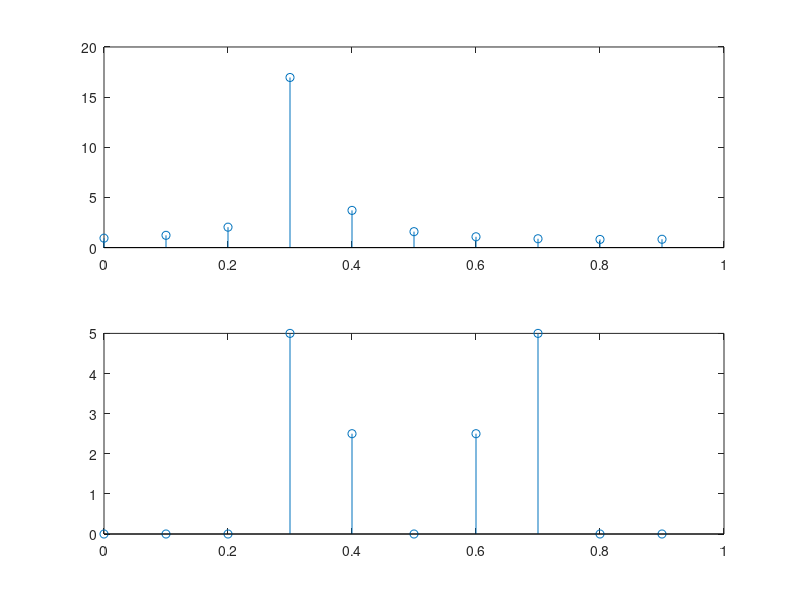
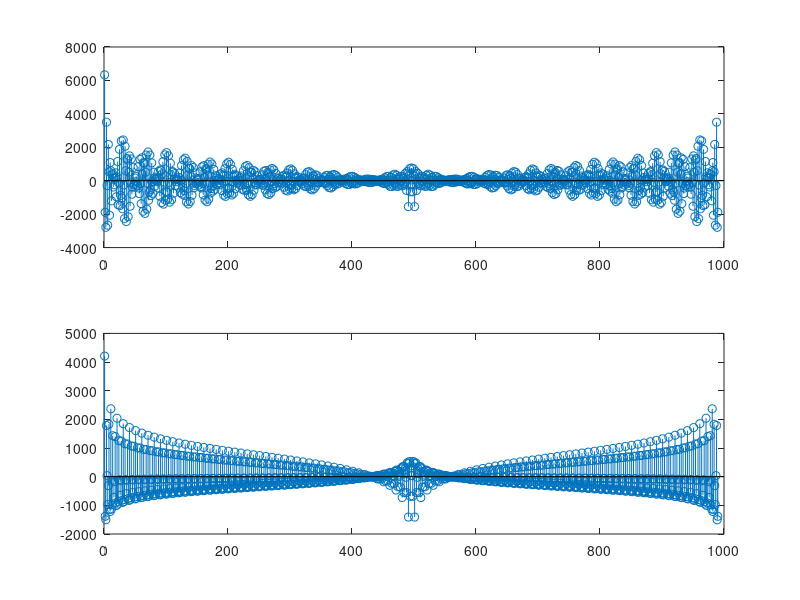
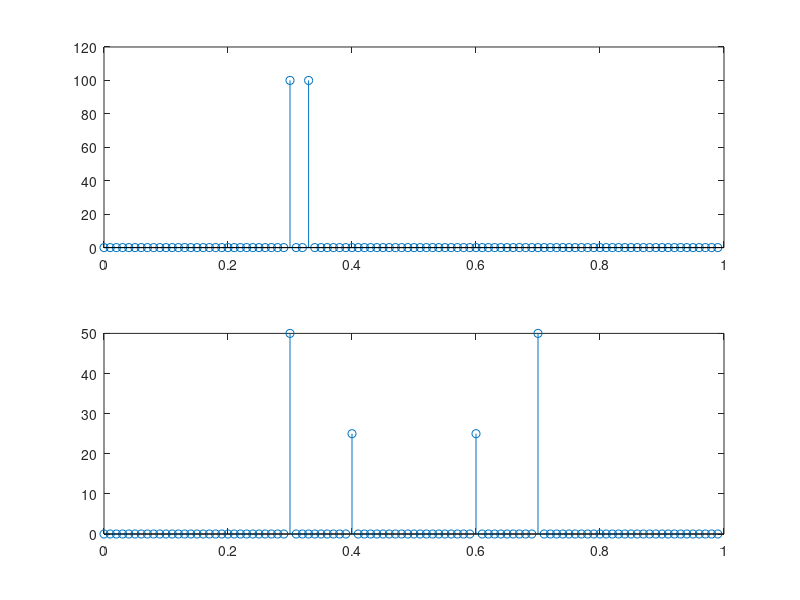
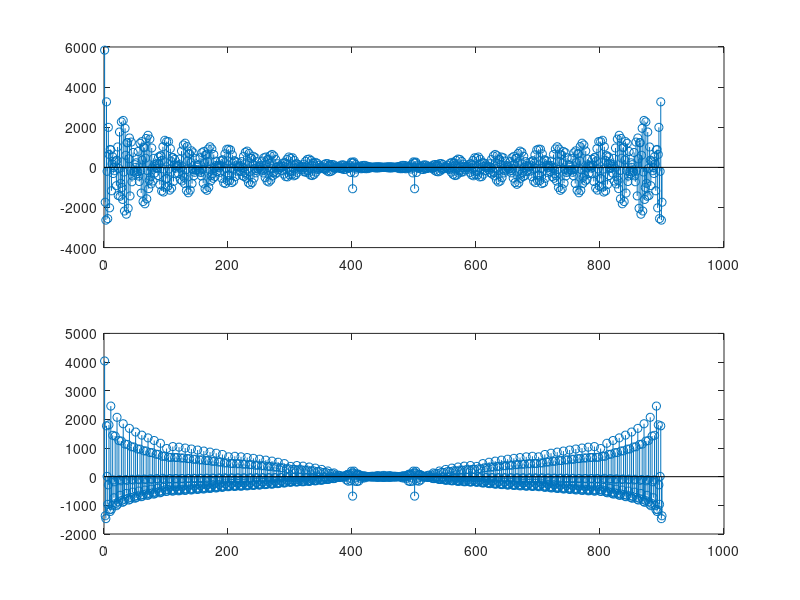

Source code (MATLAB) for these figures, in order:
%% Lab5 PartA
clc;
N = 10;
n = (0 : N-1);
x1 = exp(1i*2*pi*n*30/100) + exp(1i*2*pi*n*33/100);
x2 = cos(2*pi*n*30/100) + 0.5*cos(2*pi*n*40/100);
fr = n/N;
X1 = fft(x1);
X2 = fft(x2);

figure;
subplot(2,1,1)
stem(fr,abs(X1))
subplot(2,1,2)
stem(fr, abs(X2))

%2
clc;
N = 500;
n = (0 : N-1);
x1 = exp(j*2*pi*n*30/100) + exp(j*2*pi*n*33/100);
x2 = cos(2*pi*n*30/100) + 0.5*cos(2*pi*n*40/100);

x_1 = [x1,zeros(1,490)];
X_1 = fft(x_1);
x_2 = [x2,zeros(1,490)];
X_2 = fft(x_2);

figure;
subplot(2,1,1);
stem(fft(abs(X_1)));
subplot(2,1,2);
stem(fft(abs(X_2)));

%3
clc;
N = 100;
n = (0 : N-1);
x1 = exp(1i*2*pi*n*30/100) + exp(1i*2*pi*n*33/100);
x2 = cos(2*pi*n*30/100) + 0.5*cos(2*pi*n*40/100);
fr = n/N;
X1 = fft(x1);
X2 = fft(x2);

figure;
subplot(2,1,1)
stem(fr,abs(X1))
subplot(2,1,2)
stem(fr, abs(X2))

%4
N = 500;
n = (0 : N-1);
x1 = exp(j*2*pi*n*30/100) + exp(j*2*pi*n*33/100);
x2 = cos(2*pi*n*30/100) + 0.5*cos(2*pi*n*40/100);

x_1 = [x1,zeros(1,400)];
X_1 = fft(x_1);
x_2 = [x2,zeros(1,400)];
X_2 = fft(x_2);

figure;
subplot(2,1,1);
stem(fft(abs(X_1)));
subplot(2,1,2);
stem(fft(abs(X_2)));







